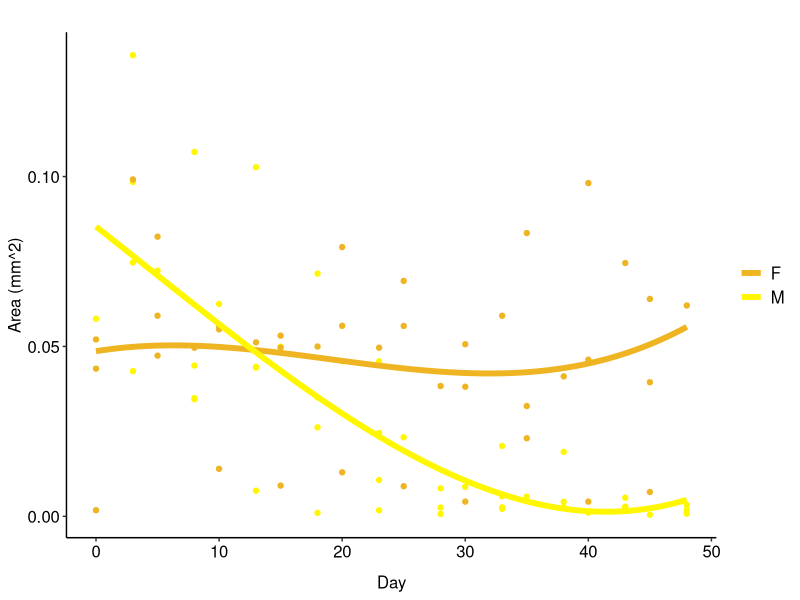

Write R code to recreate this figure.

library(ggplot2)
library(ggpubr)

xantho_scatter <- read.csv("xanthoArea_sex_data.csv", header = TRUE, sep = ",")

cols <- c("goldenrod2", "#fff700")

xantho_plot <- ggplot(data = xantho_scatter, aes(x = Day, y = Coverage))+
  geom_point(aes(x=Day, y=Coverage, color = Sex, fill = Sex),alpha=1, size =1.5)+
  scale_color_manual(values = cols)+
  geom_smooth(aes(x=Day, y = Coverage, color = Sex), method = lm, formula = y ~ splines::bs(x, 3), se = FALSE,size = 2)+
  labs(title = " ", x ="Day", y= expression("Area (mm^2)"))+
  theme (legend.title = element_blank(), 
         legend.background = element_rect( colour = "white", fill = "white"), 
         legend.box.background = element_rect(colour= "white", fill = "white"), 
         legend.key = element_rect( colour = "white", fill = "white"),
         legend.text = element_text(size = 12, colour = "black"), 
         plot.title = element_text(hjust = 0.25, size=12), 
         axis.text = element_text(size = 12, colour="black"), 
         panel.border = element_blank(), panel.grid.major = element_blank(), 
         panel.grid.minor = element_blank(), 
         axis.line = element_line(colour = "black", size=0.5),
         panel.background = element_rect(fill = "white"),
         plot.background = element_rect(colour = "white", fill = "white"), 
         axis.title.y=element_text(size = 12, colour = "black", margin = margin (t=12)), 
         axis.title.x = element_text(size=12, colour = "black", margin = margin(t = 10)))

  
xantho_plot